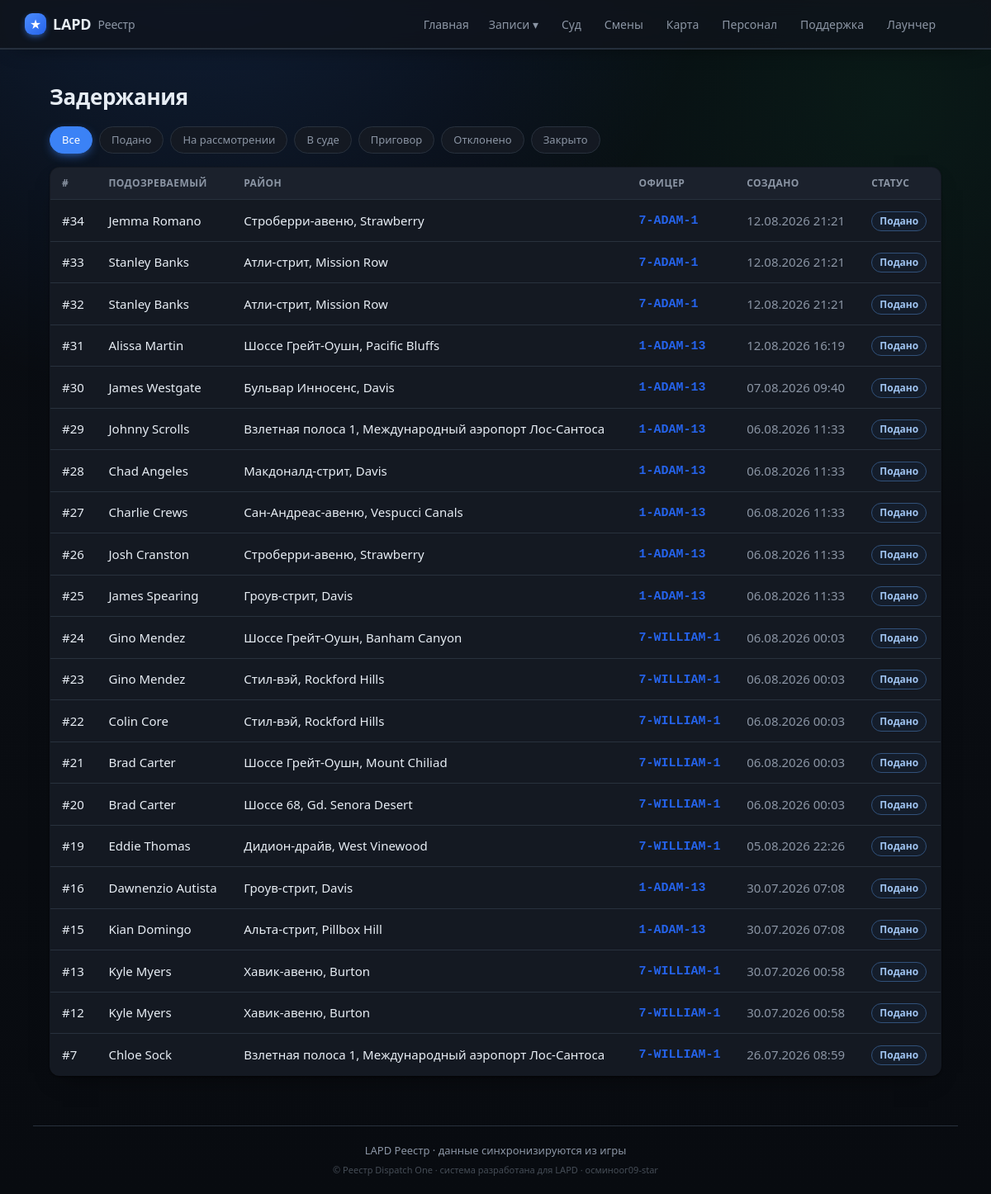
The app's page /cases, older data.
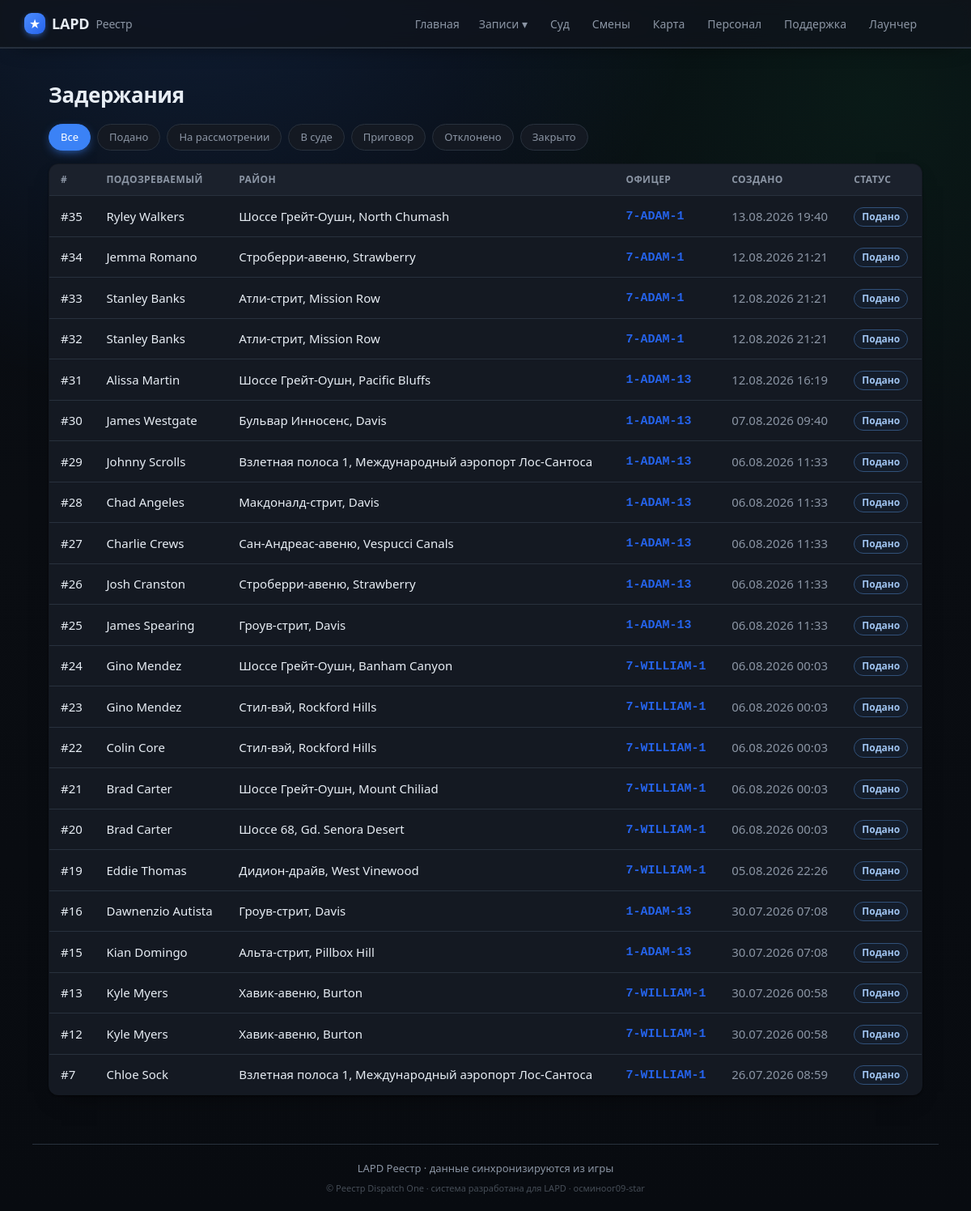
The same page, newer data.
### tables this page shows
CREATE TABLE cases (
                id INTEGER PRIMARY KEY AUTOINCREMENT,
                officer_id INTEGER NOT NULL,
                suspect_name TEXT,
                wanted INTEGER DEFAULT 0,
                license_state TEXT,
                citations INTEGER DEFAULT 0,
                zone TEXT,
                postal TEXT,
                game_time TEXT,
                created_at TEXT NOT NULL,
                screenshot TEXT,
                status TEXT NOT NULL DEFAULT 'submitted',
                discord_sent INTEGER DEFAULT 0,
                vehicle_model TEXT, vehicle_plate TEXT, vehicle_color TEXT,
                charges TEXT, found_items TEXT, reason TEXT, notes TEXT,
                mugshot TEXT, fine INTEGER, bail INTEGER, jail_time TEXT,
                is_test INTEGER DEFAULT 0, external_id TEXT, suspect_dob TEXT,
                FOREIGN KEY (officer_id) REFERENCES officers(id)
            );

CREATE TABLE officers (
                id INTEGER PRIMARY KEY AUTOINCREMENT,
                callsign TEXT UNIQUE NOT NULL,
                name TEXT
            , current_status TEXT, status_since TEXT, rank TEXT, department TEXT, discord TEXT, is_admin INTEGER);

### app/main.py (the view)
@app.route("/cases")
def cases():
    status = request.args.get("status") or None
    return render_template("cases.html", cases=db.list_cases(200, status=status),
                           statuses=db.STATUSES, active_status=status)

### app/db.py (called while the page is built)
def fmt_dt(iso):
    try:
        dt = datetime.datetime.fromisoformat(iso)
        return dt.strftime("%d.%m.%Y %H:%M")
    except Exception:
        return iso or "—"

@contextmanager
def get_conn():
    conn = sqlite3.connect(config.DB_PATH)
    conn.row_factory = sqlite3.Row
    try:
        yield conn
        conn.commit()
    finally:
        conn.close()

def _jsonlist(val):
    if not val:
        return []
    try:
        return json.loads(val)
    except Exception:
        return [x.strip() for x in str(val).split(",") if x.strip()]

def _parse_charge(s):
    import re as _re
    m = _re.match(r"^\s*(\S+)\s·\s(.+?)(?:\s\(([^)]+)\))?\s*$", s or "")
    if m:
        return {"code": m.group(1), "desc": m.group(2), "cls": m.group(3) or ""}
    return {"code": "", "desc": s or "", "cls": ""}

def _replace_mojibake_pairs(s):
    for bad, good in sorted(_MOJI_TO_CYR.items(), key=lambda x: len(x[0]), reverse=True):
        s = s.replace(bad, good)
    return s

def _fix_rooms(s):
    return re.sub(r"(\d)([А-Я])", lambda m: m.group(1) + _CYR2LAT.get(m.group(2), m.group(2)), s)

### app/templates/cases.html (shortened to what this page needs)
{% extends "base.html" %}
{% block content %}
<h1>Задержания</h1>
<div class="filters">
  <a href="{{ url_for('cases') }}" class="chip {{ 'on' if not active_status }}">Все</a>
  {% for s in statuses %}
    <a href="{{ url_for('cases', status=s) }}" class="chip {{ 'on' if active_status==s }}">{{ STATUS_RU[s] }}</a>
  {% endfor %}
</div>
{% if cases %}
<table class="tbl">
  <thead><tr><th>#</th><th>Подозреваемый</th><th>Район</th><th>Офицер</th><th>Создано</th><th>Статус</th></tr></thead>
  <tbody>
  {% for c in cases %}
    <tr onclick="location='{{ url_for('case_view', cid=c.id) }}'">
      <td><a class="row-link" href="{{ url_for('case_view', cid=c.id) }}" onclick="event.stopPropagation()">#{{ c.id }}</a></td>
      <td><a class="row-link" href="{{ url_for('file_view', name=c.suspect_name) }}" onclick="event.stopPropagation()">{{ c.suspect_name }}</a>
        {% if c.wanted %}<span class="tag wanted">розыск</span>{% endif %}</td>
      <td>{% if c.zone %}<a href="{{ url_for('game_map', zone=c.zone) }}" onclick="event.stopPropagation()">{{ c.zone }}</a>{% else %}—{% endif %}</td>
      <td>{% if c.callsign %}<a class="cs" href="{{ url_for('officer_view', callsign=c.callsign) }}" onclick="event.stopPropagation()">{{ c.callsign }}</a>{% else %}—{% endif %}</td>
      <td class="muted">{{ c.created_fmt }}</td>
      <td><span class="tag st-{{ c.status }}">{{ c.status_ru }}</span></td>
    </tr>
  {% endfor %}
  </tbody>
</table>
{% else %}
  <p class="empty">Дел не найдено<span class="empty-sub">Нет записей по выбранному фильтру.</span></p>
{% endif %}
{% endblock %}

Row changes from the older to the newer data that the page shows:
added cases: id "35", suspect_name "Ryley Walkers", zone "Шоссе Грейт-Оушн, North Chumash", callsign "7-ADAM-1", created_fmt "13.08.2026 19:40", status_ru "Подано"
